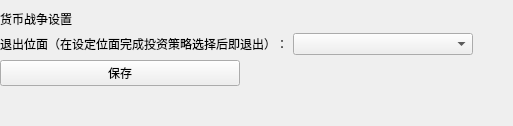
         <widget class="QWidget" name="CurrencyWarTab">
          <attribute name="title">
           <string>货币战争设置</string>
          </attribute>
          <layout class="QVBoxLayout" name="verticalLayout_currency_war">
           <property name="spacing">
            <number>5</number>
           </property>
           <property name="leftMargin">
            <number>0</number>
           </property>
           <property name="topMargin">
            <number>10</number>
           </property>
           <property name="rightMargin">
            <number>0</number>
           </property>
           <property name="bottomMargin">
            <number>0</number>
           </property>
           <item>
            <widget class="QLabel" name="Currency_settings_label">
             <property name="text">
              <string>货币战争设置</string>
             </property>
            </widget>
           </item>
           <item>
            <layout class="QHBoxLayout" name="horizontalLayout_currency_exit_plane">
             <item>
              <widget class="QLabel" name="Currency_exit_plane_label">
               <property name="text">
                <string>退出位面（在设定位面完成投资策略选择后即退出）：</string>
               </property>
              </widget>
             </item>
             <item>
              <widget class="QComboBox" name="Currency_exit_plane_combo">
               <property name="sizePolicy">
                <sizepolicy hsizetype="Fixed" vsizetype="Fixed">
                 <horstretch>0</horstretch>
                 <verstretch>0</verstretch>
                </sizepolicy>
               </property>
               <property name="minimumSize">
                <size>
                 <width>180</width>
                 <height>0</height>
                </size>
               </property>
               <property name="maximumSize">
                <size>
                 <width>240</width>
                 <height>16777215</height>
                </size>
               </property>
              </widget>
             </item>
             <item>
              <spacer name="horizontalSpacer_currency_exit_plane">
               <property name="orientation">
                <enum>Qt::Horizontal</enum>
               </property>
               <property name="sizeHint" stdset="0">
                <size>
                 <width>40</width>
                 <height>20</height>
                </size>
               </property>
              </spacer>
             </item>
            </layout>
           </item>
           <item>
            <widget class="QPushButton" name="Currency_save_btn">
             <property name="sizePolicy">
              <sizepolicy hsizetype="Fixed" vsizetype="Fixed">
               <horstretch>0</horstretch>
               <verstretch>0</verstretch>
              </sizepolicy>
             </property>
             <property name="maximumSize">
              <size>
               <width>240</width>
               <height>16777215</height>
              </size>
             </property>
             <property name="text">
              <string>保存</string>
             </property>
            </widget>
           </item>
           <item>
            <spacer name="verticalSpacer_currency_war">
             <property name="orientation">
              <enum>Qt::Vertical</enum>
             </property>
             <property name="sizeHint" stdset="0">
              <size>
               <width>20</width>
               <height>40</height>
              </size>
             </property>
            </spacer>
           </item>
          </layout>
         </widget>
